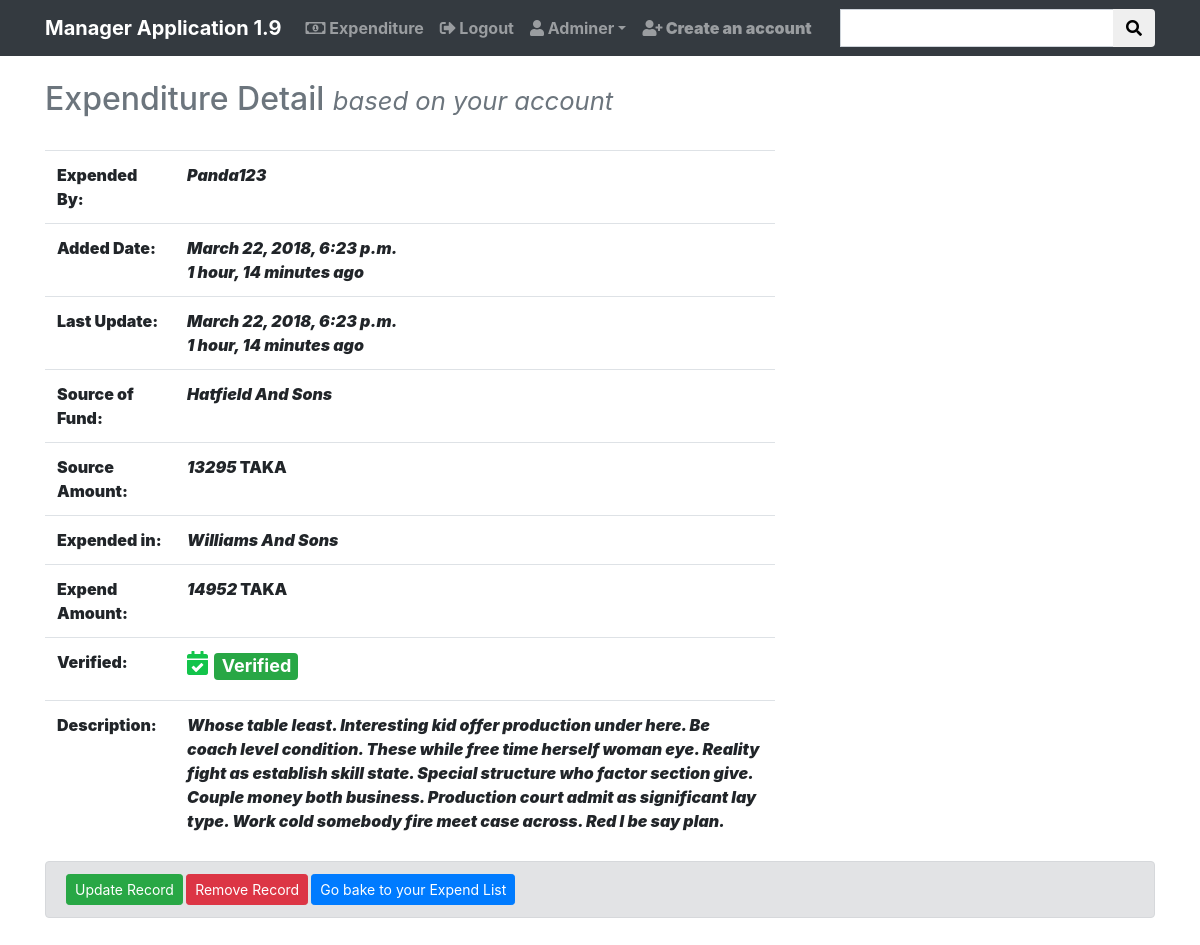
The app's page /expenditure//detail/420/ (signed in) with its own data.
### expend/models.py (models this page shows, shortened)
class Expend(models.Model):
    select = (
        ('yes', 'yes'),
        ('no', 'no')
    )
    by_user = models.CharField(max_length=255, blank=False, unique=False, null=True)
    added_date = models.DateTimeField(auto_now_add=True)
    updated_date = models.DateTimeField(auto_now=True)
    source_fund = models.CharField(max_length=255)
    source_amount = models.PositiveIntegerField()
    expend_in = models.CharField(max_length=255)
    expend_amount = models.PositiveIntegerField()
    description = models.TextField(blank=True)
    verified = models.CharField(choices=select, max_length=255, default='no')

### expend/views.py (the view)
# urls.py: path('/detail/<int:pk>/', login_required(views.ExpendDetailView.as_view()),
class ExpendDetailView(DetailView):
    model = models.Expend
    template_name = 'expend/expend_detail.html'
    context_object_name = 'expend'

### expend/templates/expend/expend_detail.html (shortened to what this page needs)
{% extends 'base.html' %}
{% block content %}
    {% if request.user.is_authenticated and expend.by_user == request.user.username or request.user.is_superuser %}
<div class="container">
    <div class="row">
        <div class="col-lg-8 col-md-6">
            <h2 class="text-muted">Expenditure Detail <small class="d-print-none"><i>based on your account</i></small></h2><br>
                <table class="table">
                    <tr>
                        <td><b>Expended By:</b></td>
                        <td><b><i>{{ expend.by_user|title }}</i></b></td>
                    </tr><tr>
                        <td><b>Added Date:</b></td>
                        <td><b><i>{{ expend.added_date }}<br>{{ expend.added_date|timesince }} ago</i></b></td>
                    </tr><tr>
                        <td><b>Last Update:</b></td>
                        <td><b><i>{{ expend.updated_date }}<br>{{ expend.updated_date|timesince }} ago</i></b></td>
                    </tr><tr>
                        <td><b>Source of Fund:</b></td>
                        <td><b><i>{{ expend.source_fund|title }}</i></b></td>
                    </tr><tr>
                        <td><b>Source Amount:</b></td>
                        <td><b><i>{{ expend.source_amount }}</i> TAKA</b></td>
                    </tr><tr>
                        <td><b>Expended in:</b></td>
                        <td><b><i>{{ expend.expend_in|title }}</i></b></td>
                    </tr><tr>
                        <td><b>Expend Amount:</b></td>
                        <td><b><i>{{ expend.expend_amount }}</i> TAKA</b></td>
                    </tr>
                    <tr>
                        <td><b>Verified:</b></td>
                        <td>{% if expend.verified == 'no' %}<h4><i class="fas fa-times" style="color:#c91218"></i> <span class="badge badge-danger">Not Verified</span></h4>
                            {% else %}<h4><i class="fas fa-calendar-check" style="color:#13c44b"></i> <span class="badge badge-success">Verified</span></h4>{% endif %}</td>
                    </tr><tr>
                        <td><b>Description:</b></td>
                        <td><b><i>{% if expend.description == '' %}No Description{% else %}{{ expend.description }}{% endif %}</i></b></td>
                    </tr>
                </table>
        </div>
    </div>
        {% if request.user.is_authenticated and request.user.is_superuser %}
            <div class="alert alert-secondary d-print-none">
                <a class="btn btn-sm btn-success" href="{% url 'expenditure:expend_update' pk=expend.pk %}">Update Record</a>
                <a class="btn btn-sm btn-danger" href="{% url 'expenditure:expend_delete' pk=expend.pk %}">Remove Record</a>
                <a class="btn btn-sm btn-primary" href="{% url 'expenditure:expend' %}">Go bake to your Expend List</a>
            </div>
</div>
        {% endif %}
    {% else %}
        {% include 'access_denied.html' %}
    {% endif %}
{% endblock %}

### templates/base.html (shortened to what this page needs)
<!DOCTYPE html>
{% load staticfiles %}
<html lang="en">
<head>
    <link rel="stylesheet" href="https://use.fontawesome.com/releases/v5.0.8/css/all.css">
    <link rel="stylesheet" href="https://maxcdn.bootstrapcdn.com/bootstrap/4.0.0/css/bootstrap.min.css">
</head>
<body>
    <nav class="navbar navbar-expand-sm navbar-dark bg-dark">
        <div class="container">
            <a class="navbar-brand" href="{% url 'account:home' %}"><b>Manager Application 1.9</b></a>
            <div class="collapse navbar-collapse" id="navbarNavDropdown">
                <ul class="navbar-nav mr-auto">
                    {% if request.user.is_authenticated %}
                        <li class="nav-item">
                            <b><a class="nav-link" href="{% url 'expenditure:expend' %}"><i class="far fa-money-bill-alt"></i> Expenditure</a></b>
                        </li>
                        <li class="nav-item">
                            <b><a class="nav-link" href="{% url 'account:logout' %}"><i class="fas fa-sign-out-alt"></i> Logout</a></b>
                        </li>
                        <li class="nav-item dropdown">
                            <a  class="nav-link dropdown-toggle" id="navbarDropdownMenuLink" data-toggle="dropdown" aria-haspopup="true" aria-expanded="false" href="#"><b><i class="fas fa-user"></i> {{ request.user.username|title }}<b></a>
                        </li>
                        {% if request.user.is_authenticated and request.user.is_superuser %}
                            <li class="nav-item">
                                <b><a class="nav-link" href="{% url 'account:signup' %}"><i class="fas fa-user-plus"></i> Create an account</a></b>
                            </li>
                        {% endif %}
                    {% else %}
                        <li class="nav-item">
                            <b><a class="nav-link" href="{% url 'account:login' %}">Login</a></b>
                        </li>
                    {% endif %}
                </ul>
                <form method="get" class="form-inline" action="{% url 'expenditure:search' %}">
                    <div class="input-group">
                      <input type="text" class="form-control" name="search" value="{{ query_string }}">
                      <div class="input-group-append">
                        <button class="btn" type="submit"><i class="fas fa-search"></i></button>
                      </div>
                    </div>
                </form>
            </div>
        </div>
    </nav>
{% block header %}
<br/>
{% endblock %}
{% block content %}{% endblock %}
{% block footer %}
<br/>
{% endblock %}
</body>
</html>

### templates/base.html (style rules this page uses)
.form-control { border-radius:0px; }

### records on screen
Expend: by_user "Panda123", added_date "March 22, 2018, 6:23 p.m.", added_date "1 hour, 14 minutes", updated_date "March 22, 2018, 6:23 p.m.", updated_date "1 hour, 14 minutes", source_fund "Hatfield And Sons", source_amount "13295", expend_in "Williams And Sons", expend_amount "14952", description "Whose table least. Interesting kid offer production under here. Be coach level condition. These while free time herself woman eye. Reality fight as establish skill state. Special structure who factor section give. Couple money both business. Production court admit as significant lay type. Work cold somebody fire meet case across. Red I be say plan."

### other values on screen
{{ request.user.username|title }} "Adminer"
